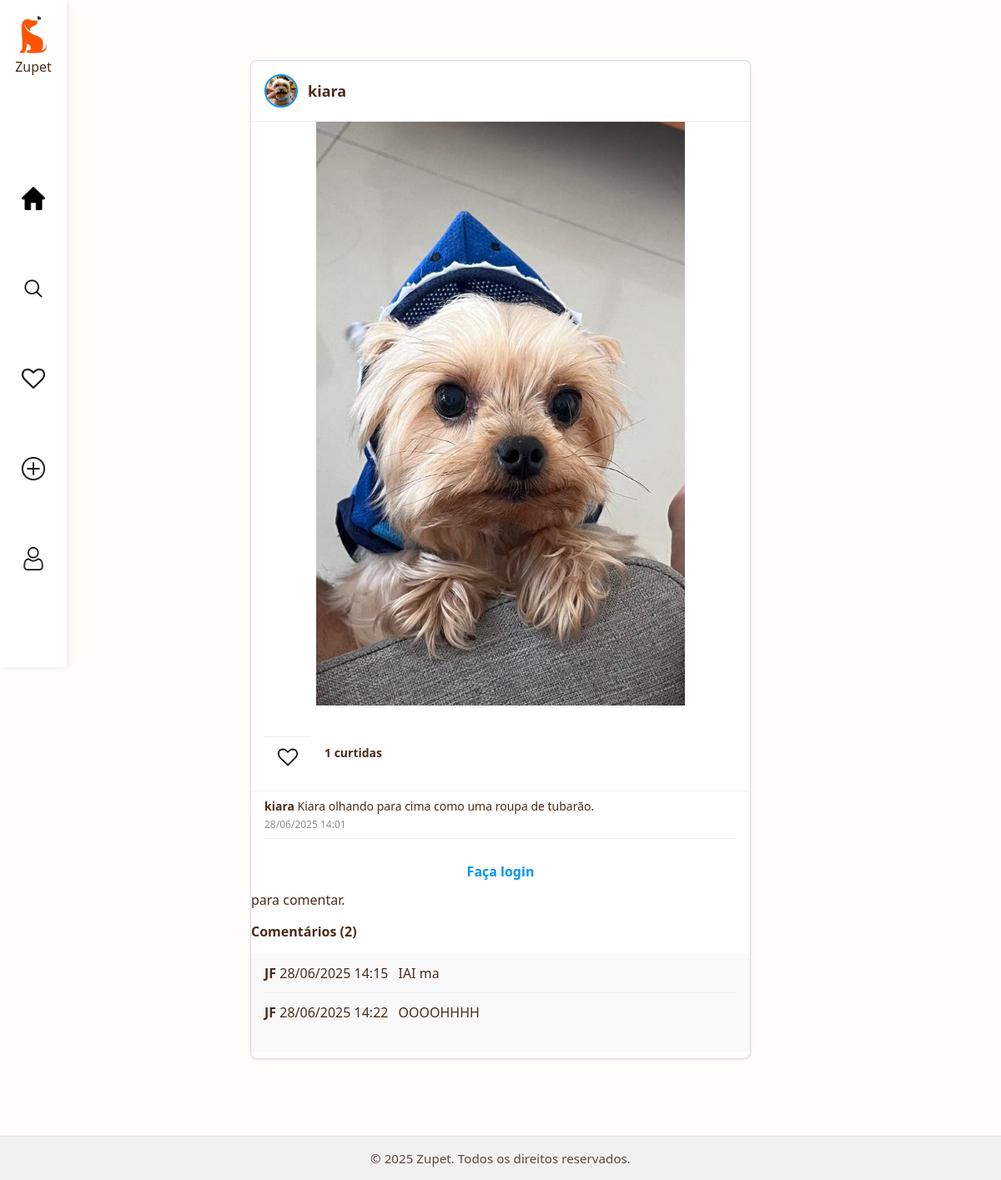
Screenshot of /post/3 with the database file from the repository.
### Dogram/models.py (models this page shows)
class User(database.Model, UserMixin):
    id = database.Column(database.Integer, primary_key=True)
    username = database.Column(database.String, nullable=False)
    email = database.Column(database.String, nullable=False, unique=True)
    password = database.Column(database.String, nullable=False)
    profile_pic = database.Column(database.String, nullable=False, default='default.jpg')
    story = database.Column(database.Boolean)
    favorites = database.relationship(
        'Post', secondary=favorites,
        backref='favorited_by', lazy='dynamic'
    )
    seguindo = database.relationship(
        'User', secondary=seguidores,
        primaryjoin=(seguidores.c.seguidor_id == id),
        secondaryjoin=(seguidores.c.seguido_id == id),
        backref=database.backref('seguidores', lazy='dynamic'),
        lazy='dynamic'
    )
    comments = database.relationship('Comment', backref='user', lazy=True)

class Post(database.Model):
    id = database.Column(database.Integer, primary_key=True)
    caption = database.Column(database.String, nullable=False)
    image_path = database.Column(database.String, nullable=False)
    date_posted = database.Column(database.DateTime, default=datetime.utcnow)
    user_id = database.Column(database.Integer, database.ForeignKey('user.id'), nullable=False)
    likes = database.Column(database.Integer, nullable=False, default=0)
    user = database.relationship('User', backref='posts', lazy=True)
    comments = database.relationship('Comment', backref='post', lazy=True, cascade='all, delete-orphan')

class Comment(database.Model):
    id = database.Column(database.Integer, primary_key=True)
    content = database.Column(database.Text, nullable=False)
    date_posted = database.Column(database.DateTime, default=datetime.utcnow)
    post_id = database.Column(database.Integer, database.ForeignKey('post.id'), nullable=False)
    user_id = database.Column(database.Integer, database.ForeignKey('user.id'), nullable=False)

### Dogram/routes.py (the view)
@app.route("/post/<int:post_id>")
def ver_post(post_id):
    post = Post.query.get_or_404(post_id)
    comentarios = Comment.query.filter_by(post_id=post.id).order_by(Comment.date_posted.asc()).all()
    return render_template("post.html", post=post, comentarios=comentarios)

### Dogram/templates/post.html (shortened to what this page needs)
{% extends "model.html" %}
{% block links %}
    <link rel="stylesheet" href="{{ url_for('static', filename='styles/general/header.css') }}">
    <link rel="stylesheet" href="{{ url_for('static', filename='styles/posts/post.css') }}">
    <link rel="stylesheet" href="{{ url_for('static', filename='styles/homepage/posts.css') }}">
{% endblock %}
{% block body %}
<header>
    {% include 'navbar.html' %}
</header>
<main>
    <div class="container">
        <h2>
            <img src="{{ url_for('static', filename='assets/profile/' ~ (post.user.profile_pic if post.user.profile_pic else 'default.jpg')) }}"
                alt="Perfil de {{ post.user.username }}"
                class="avatar">
            {{ post.user.username }}
        </h2>
        <img src="{{ url_for('static', filename='assets/posts/' ~ post.image_path) }}"
            alt="Imagem do Post"
            class="img-fluid">
        <div class="post-actions">
            <form method="POST" action="{{ url_for('curtir', post_id=post.id) }}">
                <button class="curtir-btn" data-post-id="{{ post.id }}">
                    {% if post.id in liked_post_ids %}
                        <img src="{{ url_for('static', filename='assets/icones/coracao-cheio.png') }}" alt="Descurtir">
                    {% else %}
                        <img src="{{ url_for('static', filename='assets/icones/coracao.png') }}" alt="Curtir">
                    {% endif %}
                </button>
            </form>
            <span class="likes-count">{{ post.likes }} curtidas</span>
        </div>
        <div class="post-info">
            <p><strong>{{ post.user.username }}</strong> {{ post.caption }}</p>
            <div class="post-meta">
                <span>{{ post.date_posted.strftime('%d/%m/%Y %H:%M') }}</span>
            </div>
        </div>
        <hr>
        {% if current_user.is_authenticated %}
        <form method="POST" action="{{ url_for('comentar', post_id=post.id) }}">
            <input type="hidden" name="csrf_token" value="{{ csrf_token() }}">
            <textarea name="conteudo" placeholder="Escreva um comentário..." required></textarea>
            <button type="submit" class="btn" disabled>Publicar</button>
        </form>
        {% else %}
        <p><a href="{{ url_for('login') }}">Faça login</a> para comentar.</p>
        {% endif %}
        <h4>Comentários ({{ comentarios|length }})</h4>
        <div class="comentarios">
            {% for comentario in comentarios %}
                <div>
                    <p>
                        <strong>{{ comentario.user.username }}</strong>
                        <span>{{ comentario.date_posted.strftime('%d/%m/%Y %H:%M') }}</span>
                    </p>
                    <p>{{ comentario.content }}</p>
                </div>
            {% else %}
                <p class="sem-comentarios">Sem comentários ainda.</p>
            {% endfor %}
        </div>
    </div>
</main>
{% endblock %}

### Dogram/static/styles/css/footer.css (style rules this page uses)
* { margin: 0; padding: 0; box-sizing: border-box; }
html, body { height: 100%; font-family: 'Segoe UI', Tahoma, Geneva, Verdana, sans-serif; background-color: #fffdf9; color: #4a2c1a; }
body { display: flex; flex-direction: column; min-height: 100vh; }
main { flex: 1; padding: 2rem; }

### Dogram/static/styles/general/header.css (style rules this page uses)
* { margin: 0; padding: 0; box-sizing: border-box; }

### Dogram/static/styles/posts/post.css (style rules this page uses)
.container { max-width: 600px; width: 100%; margin: 40px auto 60px; background-color: #fff; border: 1px solid #dbdbdb; border-radius: 8px; box-shadow: 0 1px 3px rgba(0,0,0,0.1); overflow: hidden; display: flex; flex-direction: column; }
.container > * { margin-bottom: 16px; }
.container h2 { display: flex; align-items: center; gap: 12px; font-size: 18px; font-weight: 600; padding: 16px; border-bottom: 1px solid #efefef; margin-bottom: 0; }
.avatar { width: 40px; height: 40px; border-radius: 50%; object-fit: cover; border: 2px solid #0095f6; }
.img-fluid { width: 100%; height: 700px; object-fit: contain; display: block; transition: filter 0.3s ease; margin-bottom: 12px; }
.post-actions { display: flex; align-items: center; gap: 16px; padding: 12px 16px; border-bottom: 1px solid #efefef; margin-bottom: 8px; }
.likes-count { font-weight: 600; font-size: 14px; }
.post-info { padding: 0 16px; margin-bottom: 8px; }
.post-info p { margin-bottom: 4px; font-size: 14px; line-height: 1.4; }
.post-meta { font-size: 12px; color: #8e8e8e; }
hr { margin: 0 16px; border: none; border-top: 1px solid #efefef; }
.comentarios { max-height: 250px; overflow-y: auto; padding: 12px 16px; background-color: #f9f9f9; margin-bottom: 8px; }
.comentarios > div { display: flex; align-items: flex-start; gap: 12px; margin-bottom: 12px; padding-bottom: 12px; border-bottom: 1px solid #eee; }
.comentarios > div:last-child { border-bottom: none; }
form { display: flex; align-items: center; gap: 12px; padding: 12px 16px; border-top: 1px solid #efefef; margin-top: 12px; }
.container > p a { display: block; padding: 12px 16px; text-decoration: none; color: #0095f6; font-weight: 600; text-align: center; }

### Dogram/static/styles/homepage/posts.css (style rules this page uses)
.avatar { width: 40px; height: 40px; border-radius: 50%; object-fit: cover; }
.post-actions { display: flex; gap: 1rem; padding: 0.8rem 1rem; }
.post-actions img { width: 24px; height: 24px; cursor: pointer; }
.post-actions button { background-color: transparent; border: 0; }

### rows the page displays
User: profile_pic (picture), user.username "kiara"
Post: image_path (picture), likes "1", caption "Kiara olhando para cima como uma roupa de tubarão.", date_posted "28/06/2025 14:01"
Comment: user.username "JF", date_posted "28/06/2025 14:15", content "IAI ma"
Comment: user.username "JF", date_posted "28/06/2025 14:22", content "OOOOHHHH"

### other values shown
{{ comentarios|length }} "2"
